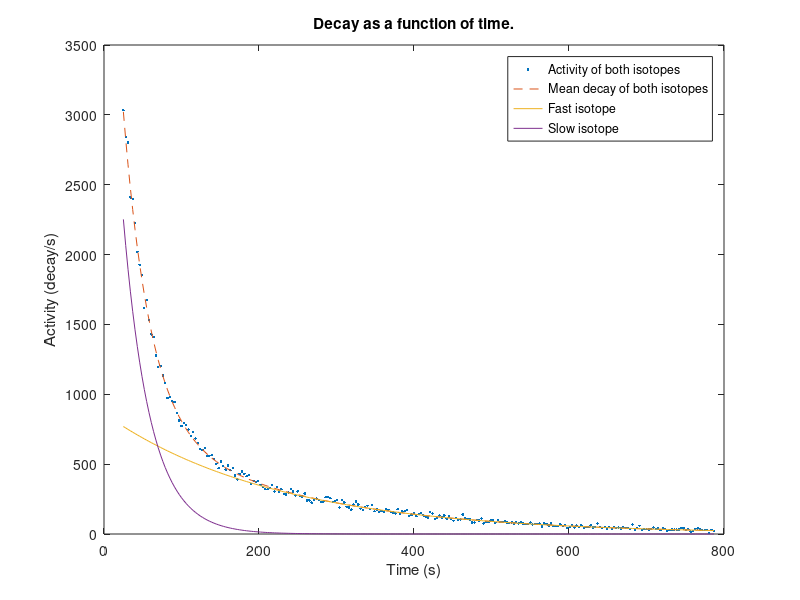
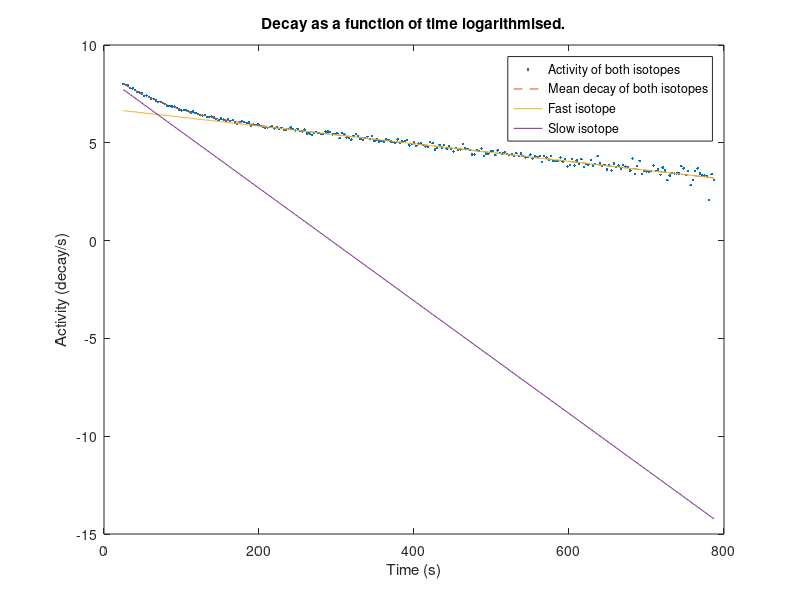

MATLAB code for these plots, in order:
close all
clear all

load silver.dat

conf95 = 6.314; %number of standard deviations from t-table for two tailed confidence interval of 95%

silver(:,2) = silver(:,2)-3*9.32;

p1 = polyfit(silver(80:146,1),log(silver(80:146,2)),1)
pfit1 = exp(silver(:,1).*p1(1))*exp(p1(2));


s2 = silver(:,2)-pfit1;
p2 = polyfit(silver(1:30,1),log(s2(1:30)),1)
pfit2 = exp(silver(:,1)*p2(1))*exp(p2(2));

sumFit = pfit1 + pfit2;

plot(silver(:,1),silver(:,2), '.',silver(:,1),sumFit,'--')
hold on
plot(silver(:,1),pfit1)
plot(silver(:,1),pfit2)
title('Decay as a function of time.')
xlabel('Time (s)') 
ylabel('Activity (decay/s)') 
legend('Activity of both isotopes', 'Mean decay of both isotopes','Fast isotope', 'Slow isotope')
hold off

figure(2);
plot(silver(:,1),log(silver(:,2)), '.',silver(:,1),log(sumFit),'--')
hold on
plot(silver(:,1),log(pfit1))
plot(silver(:,1),log(pfit2))
title('Decay as a function of time logarithmised.')
xlabel('Time (s)') 
ylabel('Activity (decay/s)')
legend('Activity of both isotopes', 'Mean decay of both isotopes','Fast isotope', 'Slow isotope')

halfTime1 = -log(2)/p1(1)
halfTime2 = -log(2)/p2(1)

AmountAtStart1 = pfit1(1)/silver(1,2) % långsam
AmountAtStart2 = pfit2(1)/silver(1,2) % snabb
AmountTotal = AmountAtStart1 + AmountAtStart2


%%


clear all

load silver.dat

NoP = 17836-120*9.32;
AlP = 18253-120*9.32;
CaP = 2389-120*9.32;

DAl = 2.7*10^6;
MAl = 26.98;
DCa = 8.65*10^6;
MCa = 112.411;


avo = 6.022*10^23;
nAl = DAl*avo/MAl;  
nCa = DCa*avo/MCa;

CSAl = log(NoP/AlP)/(nAl*0.001*10^-28)
CSCa = log(NoP/CaP)/(nCa*0.001*10^-28)

SDAl = sqrt(AlP)
SDCa = sqrt(CaP)
SDNP = sqrt(NoP)

maxAl = AlP+6.314*SDAl 
minAl = AlP-6.314*SDAl
maxNS = NoP+6.314*SDNP
minNS = NoP-6.314*SDNP
maxCa = CaP+6.314*SDCa
minCa = CaP-6.314*SDCa

maxCSAl = log(maxNS/minAl)/(nAl*0.001*10^-28)
maxCSCa = log(maxNS/minCa)/(nCa*0.001*10^-28)

minCSAl = log(minNS/maxAl)/(nAl*0.001*10^-28)
minCSCa = log(minNS/maxCa)/(nCa*0.001*10^-28)

%Np2max = Np + conf95*stdp; %Maximum decays no plates 95%conf
